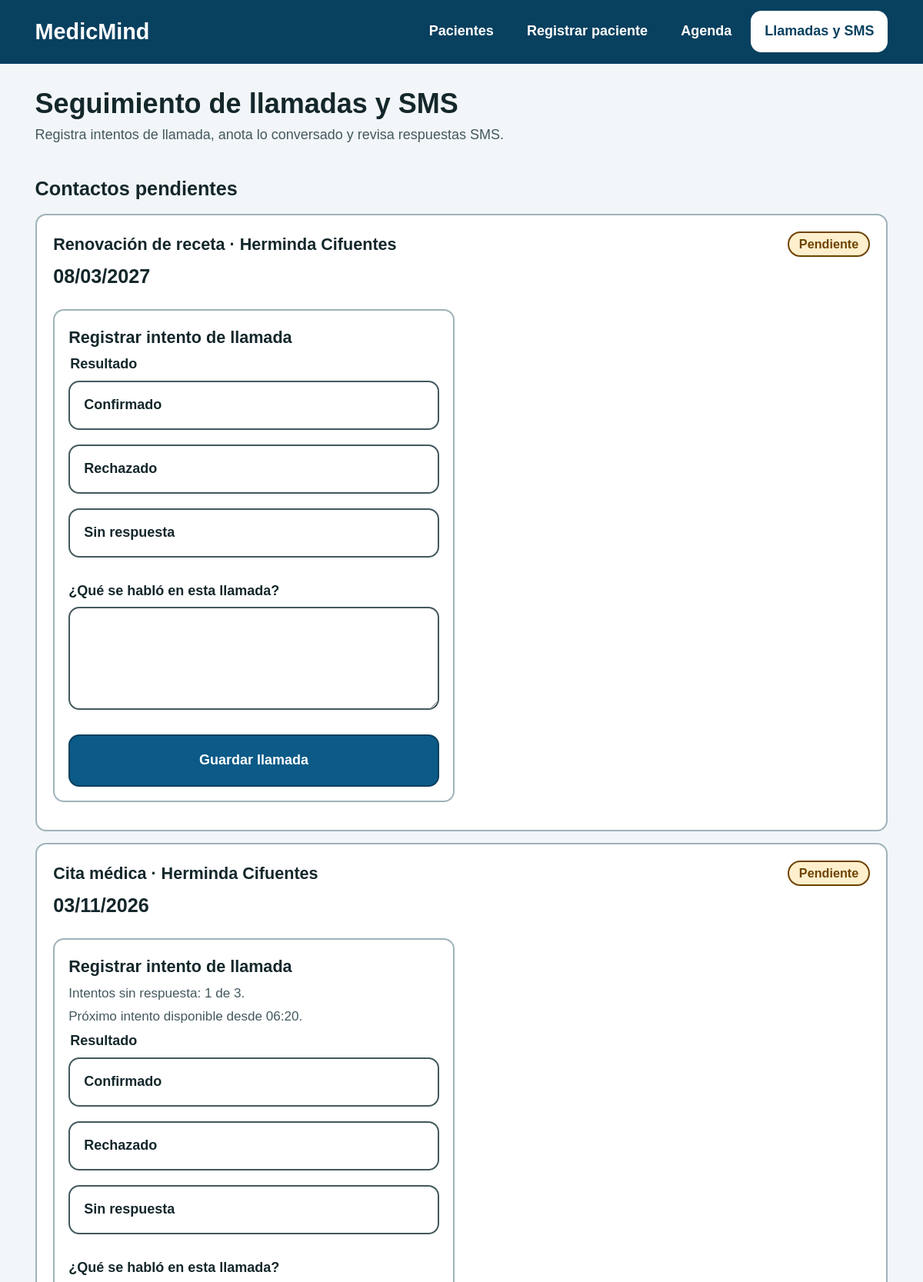
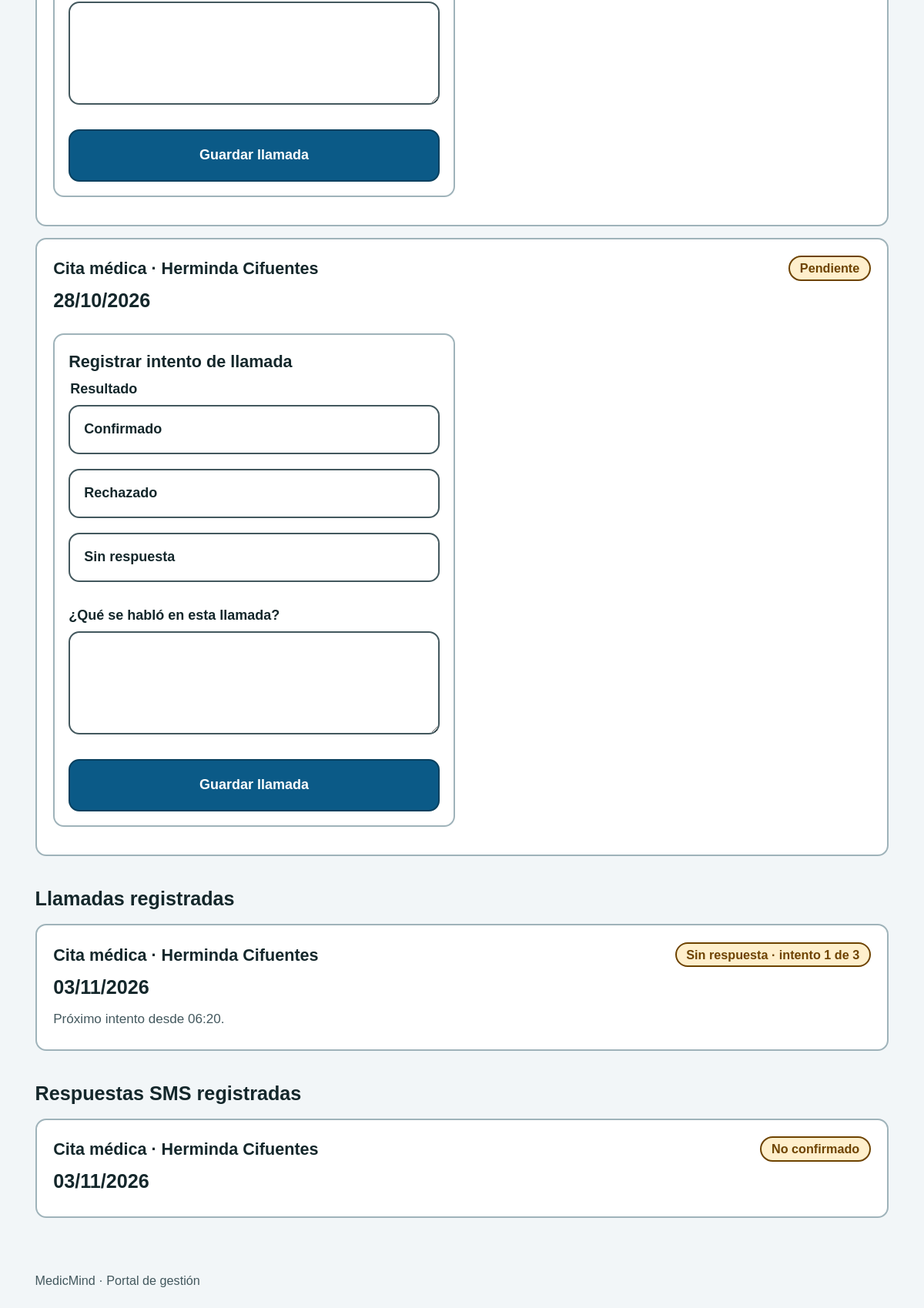
Page /seguimiento/ on the committed database (2 pictures, top to bottom).
### Medicmind/models.py (models this page shows, shortened)
class Evento(models.Model):
    TIPOS = [
        ('CITA', 'Cita médica'),
        ('RETIRO', 'Retiro de medicamentos'),
        ('RENOVACION', 'Renovación de receta'),
    ]
    ESTADOS_LLAMADA = [
        ('CONFIRMADO', 'Confirmado'),
        ('RECHAZADO', 'Rechazado'),
        ('SIN_RESPUESTA', 'Sin respuesta'),
    ]
    ESTADOS_RESPUESTA_SMS = [
        ('CONFIRMADO', 'Confirmado'),
        ('NO_CONFIRMADO', 'No confirmado'),
    ]
    ESTADOS = [
        ('PENDIENTE', 'Pendiente'),
        ('REALIZADA', 'Realizada'),
        ('CANCELADA', 'Cancelada'),
    ]
    tipo = models.CharField(max_length=20, choices=TIPOS)
    fecha = models.DateField()
    hora = models.TimeField(null=True, blank=True)
    estado = models.CharField(max_length=20, choices=ESTADOS, default='PENDIENTE')
    estado_llamada = models.CharField(
        max_length=20, choices=ESTADOS_LLAMADA, blank=True, default='',
    )
    detalle_llamada = models.TextField(blank=True, default='')
    estado_respuesta_sms = models.CharField(
        max_length=20, choices=ESTADOS_RESPUESTA_SMS, blank=True, default='',
    )
    vencimiento_respuesta_sms = models.DateTimeField(null=True, blank=True)
    intentos_llamada_sin_respuesta = models.PositiveSmallIntegerField(default=0)
    proximo_intento_llamada = models.DateTimeField(null=True, blank=True)
    vigencia_meses = models.PositiveSmallIntegerField(null=True, blank=True)
    adulto_mayor = models.ForeignKey(AdultoMayor, on_delete=models.CASCADE, related_name='eventos')
    receta = models.ForeignKey(Receta, on_delete=models.SET_NULL, null=True, blank=True, related_name='eventos')

class AdultoMayor(models.Model):
    DEPENCENCIA = [
        ('AUTONOMO', 'Autónomo'),
        ('PARCIAL', 'Dependiente Parcial'),
        ('COMPLETO', 'Dependiente Completo'),
    ]
    nombre = models.CharField(max_length=100)
    rut = models.CharField(max_length=12, unique=True)
    dependencia = models.CharField(max_length=20, choices=DEPENCENCIA)
    no_sabe_leer = models.BooleanField(default=False)
    cuidadores = models.ManyToManyField('CuidadorHogar', related_name='adultos_mayores', blank=True)

### Medicmind/views.py (the view)
# urls.py: path('seguimiento/', views.seguimiento_contactos, name='seguimiento_contactos'),
def seguimiento_contactos(request):
    if Evento.objects.filter(
        estado_respuesta_sms='',
        vencimiento_respuesta_sms__isnull=False,
    ).exists():
        Evento.marcar_respuestas_sms_vencidas()
    eventos = list(
        Evento.objects.select_related('adulto_mayor')
        .prefetch_related('adulto_mayor__celulares', 'adulto_mayor__cuidadores')
        .order_by('-fecha', '-id')
    )
    eventos_pendientes = []
    llamadas_registradas = []
    respuestas_sms = []
    for evento in eventos:
        canales = {contacto['canal'] for contacto in contactos_de(evento.adulto_mayor)}
        evento.tiene_contacto_llamada = CANAL_LLAMADA in canales
        evento.necesita_llamada = (
            evento.estado == 'PENDIENTE'
            and evento.tiene_contacto_llamada
            and not evento.estado_llamada
            and evento.intentos_llamada_sin_respuesta < MAX_INTENTOS_LLAMADA
        )
        evento.sms_pendiente = (
            evento.estado == 'PENDIENTE'
            and evento.vencimiento_respuesta_sms is not None
            and not evento.estado_respuesta_sms
        )
        evento.llamada_registrada = bool(
            evento.estado_llamada or evento.intentos_llamada_sin_respuesta
        )
        if evento.necesita_llamada or evento.sms_pendiente:
            eventos_pendientes.append(evento)
        if evento.llamada_registrada:
            llamadas_registradas.append(evento)
        if evento.estado_respuesta_sms:
            respuestas_sms.append(evento)
    return render(request, 'seguimiento_contactos.html', {
        'eventos_pendientes': eventos_pendientes,
        'llamadas_registradas': llamadas_registradas,
        'respuestas_sms': respuestas_sms,
        'estados_llamada': Evento.ESTADOS_LLAMADA,
        'estados_sms': Evento.ESTADOS_RESPUESTA_SMS,
    })

### Medicmind/views.py (called while the page is built)
def canal_para(tipo_celular, no_sabe_leer=False):
    if no_sabe_leer or tipo_celular == 'BOTONES':
        return CANAL_LLAMADA
    return CANAL_SMS

def contactos_de(adulto):
    contactos = []
    if adulto.dependencia in ('AUTONOMO', 'PARCIAL'):
        for cel in adulto.celulares.all():
            contactos.append({
                'rol': 'Adulto mayor',
                'nombre': adulto.nombre,
                'telefono': cel.numero,
                'tipo_celular': cel.get_tipo_celular_display(),
                'canal': canal_para(cel.tipo_celular, adulto.no_sabe_leer),
            })
    if adulto.dependencia in ('COMPLETO', 'PARCIAL'):
        for cuidador in adulto.cuidadores.all():
            contactos.append({
                'rol': 'Cuidador del hogar',
                'nombre': cuidador.nombre,
                'telefono': cuidador.telefono,
                'tipo_celular': cuidador.get_tipo_celular_display(),
                'canal': canal_para(cuidador.tipo_celular),
            })
    return contactos

### Medicmind/templates/seguimiento_contactos.html (shortened to what this page needs)
{% extends "base.html" %}
{% block contenido %}
<h1>Seguimiento de llamadas y SMS</h1>
<p class="lead">Registra intentos de llamada, anota lo conversado y revisa respuestas SMS.</p>
<section aria-labelledby="pendientes-titulo">
  <h2 id="pendientes-titulo">Contactos pendientes</h2>
  <div class="list">
  {% for e in eventos_pendientes %}
    <article class="card">
      <div class="top">
        <div><h3>{{ e.get_tipo_display }} · {{ e.adulto_mayor.nombre }}</h3><p class="when">{{ e.fecha|date:"d/m/Y" }}</p></div>
        <span class="badge warn">Pendiente</span>
      </div>
      <div class="grid two communication-forms">
        {% if e.necesita_llamada %}
        <section class="card communication">
          <h3>Registrar intento de llamada</h3>
          {% if e.intentos_llamada_sin_respuesta %}
            <p class="hint">Intentos sin respuesta: {{ e.intentos_llamada_sin_respuesta }} de 3.</p>
            {% if e.proximo_intento_llamada %}
              <p class="hint">Próximo intento disponible desde {{ e.proximo_intento_llamada|date:"H:i" }}.</p>
            {% endif %}
          {% endif %}
          <form method="post" action="{% url 'registrar_estado_llamada' e.id %}">
            <fieldset><legend>Resultado</legend><div class="choices">
              {% for valor, etiqueta in estados_llamada %}
              <label class="choice"><input type="radio" name="estado_llamada" value="{{ valor }}" required><span>{{ etiqueta }}</span></label>
              {% endfor %}
            </div></fieldset>
            <div class="field"><label for="detalle-llamada-{{ e.id }}">¿Qué se habló en esta llamada?</label><textarea id="detalle-llamada-{{ e.id }}" name="detalle_llamada" rows="4"></textarea></div>
            <button class="btn primary" type="submit">Guardar llamada</button>
          </form>
        </section>
        {% endif %}
      </div>
    </article>
  {% empty %}
    <div class="card vacio"><h3>No hay contactos pendientes</h3><p>Los eventos que requieran una llamada o respuesta SMS aparecerán aquí.</p></div>
  {% endfor %}
  </div>
</section>
<section aria-labelledby="llamadas-titulo">
  <h2 id="llamadas-titulo">Llamadas registradas</h2>
  <div class="list">
  {% for e in llamadas_registradas %}
    <article class="card">
      <div class="top"><div><h3>{{ e.get_tipo_display }} · {{ e.adulto_mayor.nombre }}</h3><p class="when">{{ e.fecha|date:"d/m/Y" }}</p></div>
        {% if e.estado_llamada %}
          <span class="badge {% if e.estado_llamada == 'CONFIRMADO' %}ok{% elif e.estado_llamada == 'RECHAZADO' %}bad{% else %}warn{% endif %}">{{ e.get_estado_llamada_display }}</span>
        {% else %}
          <span class="badge warn">Sin respuesta · intento {{ e.intentos_llamada_sin_respuesta }} de 3</span>
        {% endif %}
      </div>
      {% if e.intentos_llamada_sin_respuesta and e.proximo_intento_llamada %}<p class="hint">Próximo intento desde {{ e.proximo_intento_llamada|date:"H:i" }}.</p>{% endif %}
    </article>
  {% empty %}
    <div class="card vacio"><h3>Aún no hay llamadas registradas</h3><p>El resultado y las notas se mostrarán aquí después de guardar un intento.</p></div>
  {% endfor %}
  </div>
</section>
<section aria-labelledby="sms-titulo">
  <h2 id="sms-titulo">Respuestas SMS registradas</h2>
  <div class="list">
  {% for e in respuestas_sms %}
    <article class="card">
      <div class="top"><div><h3>{{ e.get_tipo_display }} · {{ e.adulto_mayor.nombre }}</h3><p class="when">{{ e.fecha|date:"d/m/Y" }}</p></div>
        <span class="badge {% if e.estado_respuesta_sms == 'CONFIRMADO' %}ok{% else %}warn{% endif %}">{{ e.get_estado_respuesta_sms_display }}</span>
      </div>
    </article>
  {% empty %}
    <div class="card vacio"><h3>Aún no hay respuestas SMS registradas</h3><p>Las respuestas recibidas o vencidas aparecerán aquí.</p></div>
  {% endfor %}
  </div>
</section>
{% endblock %}

### Medicmind/static/Medicmind/styles.css (style rules this page uses)
:root { --bg:#f2f6f8;--ink:#14272b;--muted:#43585e;--line:#9fb3ba;--primary:#0b5a87;--primary-d:#08405f;--ok:#17622f;--ok-bg:#e1f3e6;--warn:#6e4300;--warn-bg:#ffefcc;--bad:#a01d17;--bad-bg:#fde4e1;--r:14px }
* { box-sizing:border-box }
html { font-size:112.5% }
body { margin:0;background:var(--bg);color:var(--ink);font-family:"Atkinson Hyperlegible",Verdana,Tahoma,sans-serif;line-height:1.55 }
h1 { font-size:2rem;margin:.2rem 0 .3rem;line-height:1.2 }
h2 { font-size:1.4rem;margin:2rem 0 .7rem }
h3 { margin:0 0 .3rem;font-size:1.2rem }
.lead { color:var(--muted);margin:0 0 1.2rem }
.grid { display:grid;gap:1rem }
@media (min-width:48rem) { .grid.two { grid-template-columns:1fr 1fr } }
.card { background:#fff;border:2px solid var(--line);border-radius:var(--r);padding:1.2rem }
.card p { margin:.25rem 0 }
.when { font-size:1.4rem;font-weight:700 }
.btn { display:inline-flex;align-items:center;justify-content:center;gap:.5rem;min-height:3.8rem;padding:.6rem 1.4rem;border-radius:var(--r);border:2px solid var(--primary-d);background:#fff;color:var(--primary-d);font:inherit;font-weight:700;text-decoration:none;cursor:pointer }
.btn.primary { background:var(--primary);color:#fff }
.badge { display:inline-block;padding:.1rem .7rem;border-radius:999px;font-weight:700;font-size:.9rem;border:2px solid }
.badge.warn { background:var(--warn-bg);color:var(--warn);border-color:var(--warn) }
.list .card { margin-bottom:.8rem }
.field { margin-bottom:1.3rem }
label,legend { display:block;font-weight:700;margin-bottom:.35rem }
.hint { color:var(--muted);font-size:.95rem;margin:0 0 .4rem }
input,select,textarea { width:100%;min-height:3.6rem;padding:.5rem .9rem;font:inherit;color:var(--ink);background:#fff;border:2px solid var(--muted);border-radius:var(--r) }
textarea { resize:vertical }
fieldset { border:0;padding:0;margin:0 0 1.3rem }
.choices { display:grid;gap:.7rem }
@media (min-width:48rem) { .choices { grid-template-columns:repeat(3,1fr) } }
.choice { position:relative }
.choice span { display:block;border:2px solid var(--muted);border-radius:var(--r);padding:.9rem 1rem;background:#fff;font-weight:700 }
.card .top { display:flex;flex-wrap:wrap;justify-content:space-between;gap:.5rem;align-items:flex-start }
.communication-forms { margin-top:1rem }
.communication { padding:1rem }
.communication .choices { grid-template-columns:1fr }
.communication .btn { width:100% }

### rows in the picture
Evento: tipo "Renovación de receta", adulto_mayor.nombre "Herminda Cifuentes", fecha "08/03/2027", estados_llamada "Confirmado" "Rechazado" "Sin respuesta"
Evento: tipo "Cita médica", adulto_mayor.nombre "Herminda Cifuentes", fecha "03/11/2026", intentos_llamada_sin_respuesta "1", proximo_intento_llamada "06:20", estados_llamada "Confirmado" "Rechazado" "Sin respuesta", estado_respuesta_sms "No confirmado"
Evento: tipo "Cita médica", adulto_mayor.nombre "Herminda Cifuentes", fecha "28/10/2026", estados_llamada "Confirmado" "Rechazado" "Sin respuesta"
